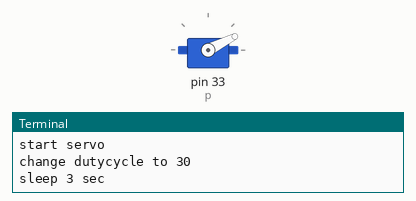
A program run on a simulated Raspberry Pi (header pin numbers). On the bench: servo, the last lines printed to the terminal. Servo angles are drawn from the pulse width (0.5 ms = 0°, 2.5 ms = 180°). At 6.0 s the program stops and its outputs stay as they are.

Above: at 0.1 s.
At 3.1 s:
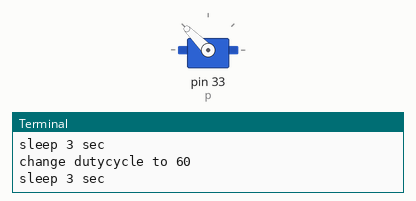
Timing chart, 0 to 4.6 s (numbered marks = the images above):
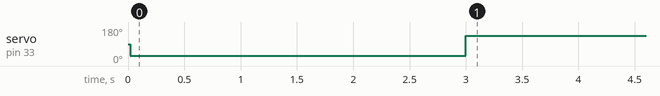

The program:

run_servo.py
```python
#!/usr/bin/python3


import RPi.GPIO as GPIO
import time

GPIO.setmode(GPIO.BOARD)
GPIO.setup(33,GPIO.OUT)
p = GPIO.PWM(33,50)
print("start servo")
p.start(7.5)

print("change dutycycle to 30")
p.ChangeDutyCycle(4)
print("sleep 3 sec")
time.sleep(3)
print("change dutycycle to 60")
p.ChangeDutyCycle(10)
print("sleep 3 sec")
time.sleep(3)
print("exit")
p.stop()
GPIO.cleanup()
```

Measured:
- by itself, servo on pin 33 (p): 90° → 27° at 0.02 s, → 135° 3.0 s later
